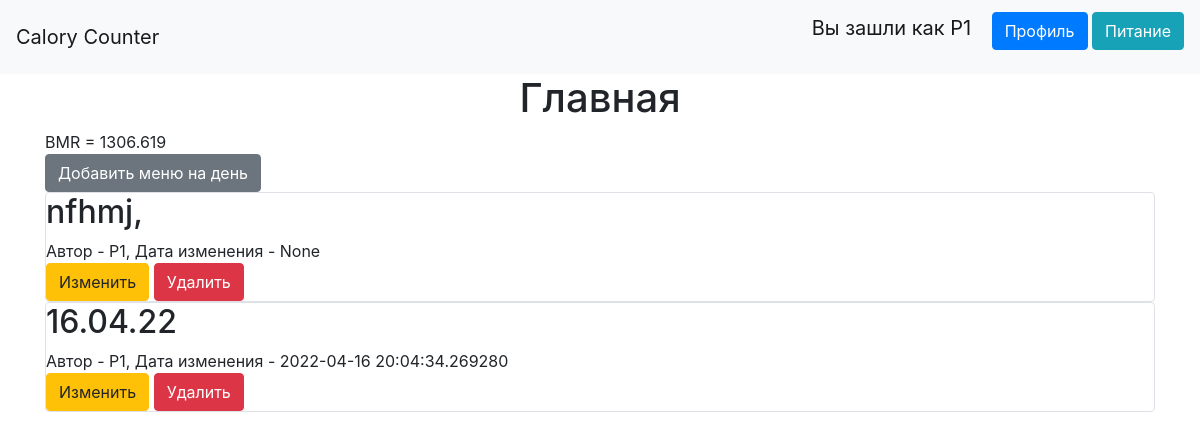
Page / (signed in) on the earlier database version.
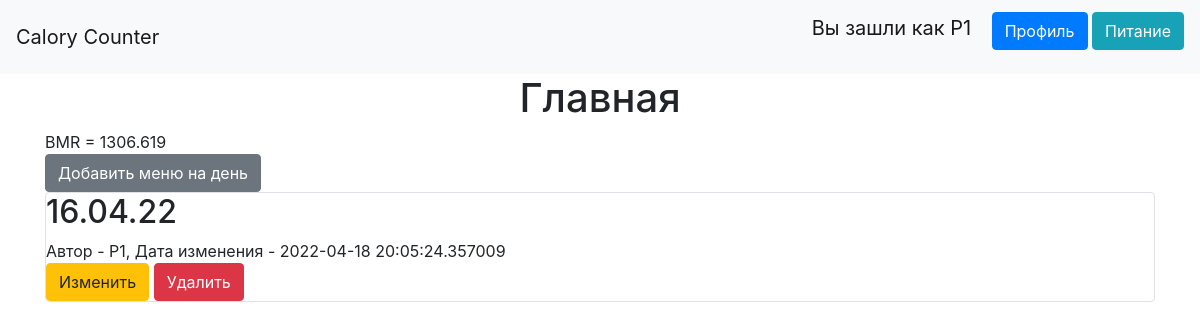
Same page on the later database version.
### data/users.py (models this page shows, shortened)
class User(SqlAlchemyBase, UserMixin, SerializerMixin):
    __tablename__ = 'users'
    id = sqlalchemy.Column(sqlalchemy.Integer,
                           primary_key=True, autoincrement=True)
    name = sqlalchemy.Column(sqlalchemy.String, nullable=True)
    about = sqlalchemy.Column(sqlalchemy.String, nullable=True)
    email = sqlalchemy.Column(sqlalchemy.String,
                              index=True, unique=True, nullable=True)
    age = sqlalchemy.Column(sqlalchemy.Integer)
    weight = sqlalchemy.Column(sqlalchemy.Integer)
    height = sqlalchemy.Column(sqlalchemy.Integer)
    gender = sqlalchemy.Column(sqlalchemy.String)
    hashed_password = sqlalchemy.Column(sqlalchemy.String, nullable=True)
    created_date = sqlalchemy.Column(sqlalchemy.DateTime,
                                     default=datetime.datetime.now)
    entered_details = sqlalchemy.Column(sqlalchemy.Boolean, default=False)
    activities = orm.relation("Activities", back_populates='user')

### data/activities.py (models this page shows)
class Activities(SqlAlchemyBase, SerializerMixin):
    __tablename__ = 'activities'
    id = sqlalchemy.Column(sqlalchemy.Integer,
                           primary_key=True, autoincrement=True)
    date = sqlalchemy.Column(sqlalchemy.String)
    breakfast = sqlalchemy.Column(sqlalchemy.String, nullable=True)
    lunch = sqlalchemy.Column(sqlalchemy.String, nullable=True)
    dinner = sqlalchemy.Column(sqlalchemy.String, nullable=True)
    created_date = sqlalchemy.Column(sqlalchemy.DateTime,
                                     default=datetime.datetime.now)
    is_private = sqlalchemy.Column(sqlalchemy.Boolean, default=True)
    user_id = sqlalchemy.Column(sqlalchemy.Integer,
                                sqlalchemy.ForeignKey("users.id"))
    user = orm.relation('User')
    is_published = sqlalchemy.Column(sqlalchemy.Boolean, default=True)

### main.py (the view)
@app.route("/")
def index():
    db_sess = db_session.create_session()
    bmr = 0
    if current_user.is_authenticated:
        if not current_user.entered_details:
            return redirect('/details')
        activities = db_sess.query(Activities).filter(
            (Activities.user == current_user) | (Activities.is_private is not True))
        cs = {
            'M': [66.5, 13.75, 5.003, 6.75],
            'F': [655.1, 9.563, 1.850, 4.676]
        }
        c = cs[current_user.gender]
        bmr = c[0] + c[1] * current_user.weight + c[2] * current_user.height - c[3] * current_user.age
    else:
        activities = db_sess.query(Activities).filter(Activities.is_private is not True)
    return render_template("index.html", activities=activities, bmr=bmr)

### data/db_session.py (called while the page is built)
def create_session() -> Session:
    global __factory
    return __factory()

### main.py (called while the page is built)
@login_manager.user_loader
def load_user(user_id):
    db_sess = db_session.create_session()
    return db_sess.query(User).get(user_id)

### templates/index.html
{% extends "base.html" %}
{% block content %}
{% if not current_user.is_authenticated %}
    <br>
    <br>
    <br>
    <br>
    <br>
    <h1 style="text-align: center">Добро пожаловать в Calory Counter</h1>
{% else %}
    <h1 style="text-align: center">Главная</h1>
    <p1>BMR = {{bmr}}</p1>
    <br>
    <a href="/activities" class="btn btn-secondary">Добавить меню на день</a>
    {% for item in activities%}
    <div class="col-md6 border rounded">
        <h2>{{item.date}}</h2>
        <div>
            Автор - {{item.user.name}}, Дата изменения - {{item.created_date}}
        </div>
        {% if current_user.is_authenticated and current_user == item.user %}
        <div>
            <a href="/activities/{{ item.id }}" class="btn btn-warning">
                Изменить
            </a>
            <a href="/activities_delete/{{ item.id }}" class="btn btn-danger">
                Удалить
            </a>
        </div>
        {% endif %}
    </div>
    {% endfor %}
{% endif %}
{% endblock %}

### templates/base.html (shortened to what this page needs)
<!doctype html>
<html lang="en">
<head>
    <link rel="stylesheet"
          href="https://stackpath.bootstrapcdn.com/bootstrap/4.4.1/css/bootstrap.min.css"
>
</head>
<body>
<header>
    <nav class="navbar navbar-light bg-light">
        <a class="navbar-brand" href="/">Calory Counter</a>
        {% if current_user.is_authenticated %}
            <p>
                <a class="navbar-brand" href="/logout">Вы зашли как {{ current_user.name }}</a>
                <a class="btn btn-primary" href="/profile/{{current_user.id}}">Профиль</a>
                <a class="btn btn-info" href="/profile">Питание</a>
            </p>
        {% else %}
            <p>
                <a class="btn btn-primary " href="/register">Зарегистрироваться</a>
                <a class="btn btn-success" href="/login">Войти</a>
            </p>
        {% endif %}
    </nav>
</header>
<main role="main" class="container">
    {% block content %}{% endblock %}
</main>
</body>
</html>

Differences in the rows shown:
removed Activities: date "nfhmj,", user.name "P1", created_date "None"
removed Activities: date "16.04.22", user.name "P1", created_date "2022-04-16 20:04:34.269280"
added Activities: date "16.04.22", user.name "P1", created_date "2022-04-18 20:05:24.357009"
